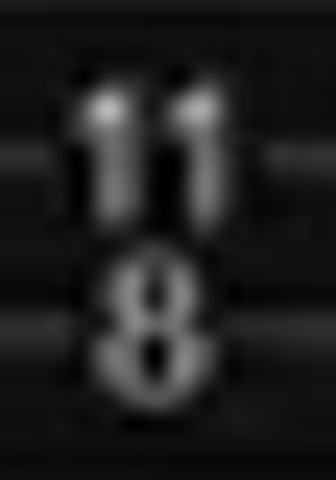
#> input picture _scratch/zoom/f20_118.png, 336 x 480 px
$ python diffcur.py f20_118.png f20_119.png
#> lines starting #> are read from the running program, lines starting #| are printed output that depends on the picture
import sys, os, site
sys.path.append(site.getusersitepackages())
from PIL import Image
import numpy as np
a = np.asarray(Image.open(sys.argv[1]).convert('RGB')).astype(int)
b = np.asarray(Image.open(sys.argv[2]).convert('RGB')).astype(int)
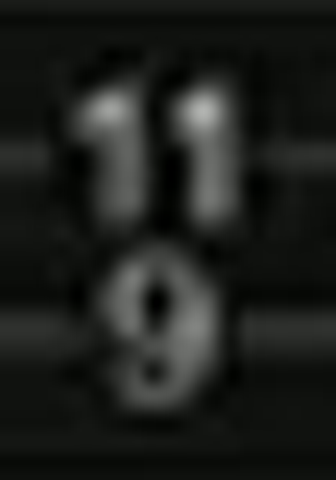
#> input picture _scratch/zoom/f20_119.png, 336 x 480 px
d = np.abs(a - b).sum(axis=2)
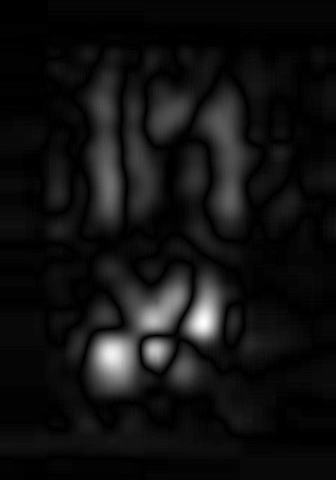
#> d: shape (480, 336) int64; min 0, max 285, mean 20.2; drawn with min black and max white
cnt = (d > 40).sum(axis=0)
#> cnt = 336 values, max 243 at index 108, min 0 at index 0, mean 64.54
cand = [(x, int(cnt[x])) for x in range(a.shape[1]) if cnt[x] >= 30]
#> cand = 154 pairs, first value 89 to 242, second value 30 to 243
print('diff columns (>=30 rows):', cand)
#> (printed output is left out)
# group
groups = []
for x, c in cand:
    if groups and x - groups[-1][1] <= 6:
        groups[-1][1] = x; groups[-1][2] = max(groups[-1][2], c)
    else:
        groups.append([x, x, c])
#> this loop made 154 passes
#> c on passes 1 to 3: 30, 59, 76
#> after the loop, groups = [[89, 242, 243]]
print('groups [x0,x1,maxrows]:', groups)
#| groups [x0,x1,maxrows]: [[89, 242, 243]]
